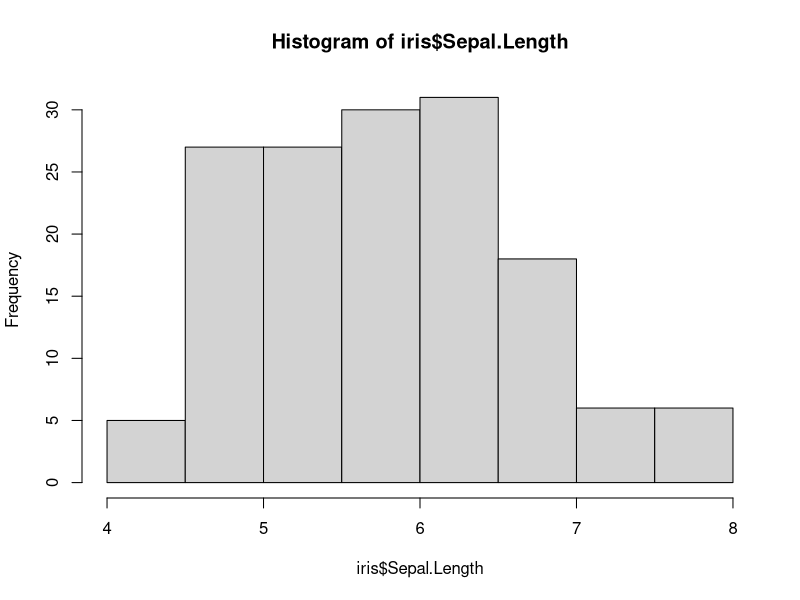
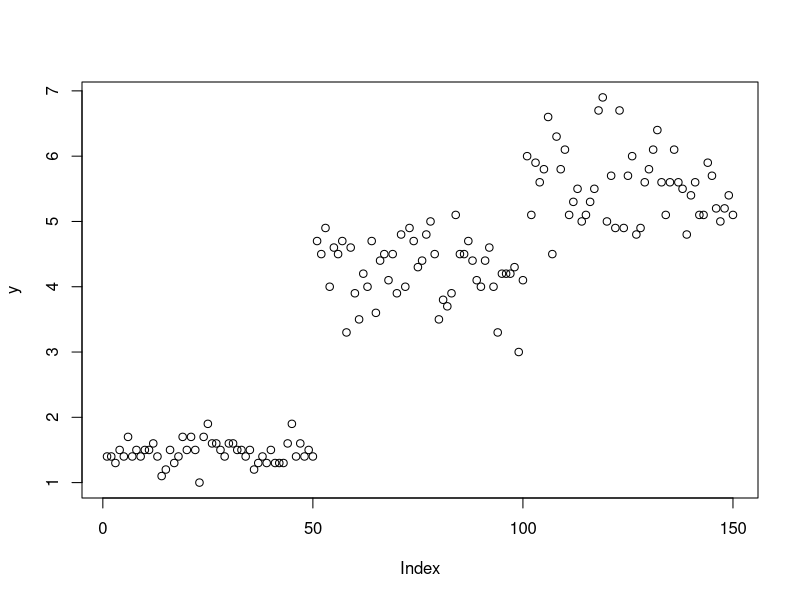

The R source for these figures, in order:
## ---- chunk 1
knitr::opts_chunk$set(echo = TRUE)
## ---- chunk 2
str(iris)
summary(iris)
## ---- chunk 3
median(iris$Petal.Width)
## ---- chunk 4
hist(iris$Sepal.Length)
## ---- chunk 5
x = iris$Petal.Length
y = iris$Petal.width
plot(x,y)
